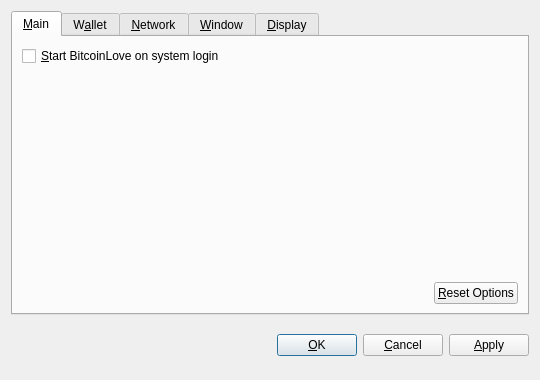
<?xml version="1.0" encoding="UTF-8"?>
<ui version="4.0">
 <class>OptionsDialog</class>
 <widget class="QDialog" name="OptionsDialog">
  <property name="geometry">
   <rect>
    <x>0</x>
    <y>0</y>
    <width>540</width>
    <height>380</height>
   </rect>
  </property>
  <property name="windowTitle">
   <string>Options</string>
  </property>
  <property name="modal">
   <bool>true</bool>
  </property>
  <layout class="QVBoxLayout" name="verticalLayout">
   <item>
    <widget class="QTabWidget" name="tabWidget">
     <property name="tabPosition">
      <enum>QTabWidget::North</enum>
     </property>
     <property name="currentIndex">
      <number>0</number>
     </property>
     <widget class="QWidget" name="tabMain">
      <attribute name="title">
       <string>&amp;Main</string>
      </attribute>
      <layout class="QVBoxLayout" name="verticalLayout_Main">
       <item>
        <widget class="QCheckBox" name="bitcoinAtStartup">
         <property name="toolTip">
          <string>Automatically start BitcoinLove after logging in to the system.</string>
         </property>
         <property name="text">
          <string>&amp;Start BitcoinLove on system login</string>
         </property>
        </widget>
       </item>
       <item>
        <spacer name="verticalSpacer_Main">
         <property name="orientation">
          <enum>Qt::Vertical</enum>
         </property>
         <property name="sizeHint" stdset="0">
          <size>
           <width>20</width>
           <height>40</height>
          </size>
         </property>
        </spacer>
       </item>
       <item>
        <layout class="QHBoxLayout" name="horizontalLayout_2_Main">
         <item>
          <spacer name="horizontalSpacer_2_Main">
           <property name="orientation">
            <enum>Qt::Horizontal</enum>
           </property>
           <property name="sizeHint" stdset="0">
            <size>
             <width>40</width>
             <height>20</height>
            </size>
           </property>
          </spacer>
         </item>
         <item>
          <widget class="QPushButton" name="resetButton">
           <property name="toolTip">
            <string>Reset all client options to default.</string>
           </property>
           <property name="text">
            <string>&amp;Reset Options</string>
           </property>
           <property name="autoDefault">
            <bool>false</bool>
           </property>
          </widget>
         </item>
        </layout>
       </item>
      </layout>
     </widget>
     <widget class="QWidget" name="tabWallet">
      <attribute name="title">
       <string>W&amp;allet</string>
      </attribute>
      <layout class="QVBoxLayout" name="verticalLayout_Network">
       <item>
        <widget class="QLabel" name="transactionFeeInfoLabel">
         <property name="text">
          <string>Optional transaction fee per kB that helps make sure your transactions are processed quickly. Most transactions are 1 kB.</string>
         </property>
         <property name="textFormat">
          <enum>Qt::PlainText</enum>
         </property>
         <property name="wordWrap">
          <bool>true</bool>
         </property>
        </widget>
       </item>
       <item>
        <layout class="QHBoxLayout" name="horizontalLayout_1_Main">
         <item>
          <widget class="QLabel" name="transactionFeeLabel">
           <property name="text">
            <string>Pay transaction &amp;fee</string>
           </property>
           <property name="textFormat">
            <enum>Qt::PlainText</enum>
           </property>
           <property name="buddy">
            <cstring>transactionFee</cstring>
           </property>
          </widget>
         </item>
         <item>
          <widget class="BitcoinAmountField" name="transactionFee"/>
         </item>
         <item>
          <spacer name="horizontalSpacer_1_Main">
           <property name="orientation">
            <enum>Qt::Horizontal</enum>
           </property>
           <property name="sizeHint" stdset="0">
            <size>
             <width>40</width>
             <height>20</height>
            </size>
           </property>
          </spacer>
         </item>
        </layout>
       </item>
       <item>
        <widget class="QLabel" name="label">
         <property name="text">
          <string>If you disable the spending of unconfirmed change, the change from a transaction cannot be used until that transaction has at least one confirmation. This also affects how your balance is computed.</string>
         </property>
         <property name="wordWrap">
          <bool>true</bool>
         </property>
        </widget>
       </item>
       <item>
        <widget class="QCheckBox" name="spendZeroConfChange">
         <property name="text">
          <string>Spend unconfirmed change  (experts only)</string>
         </property>
        </widget>
       </item>
       <item>
        <spacer name="verticalSpacer">
         <property name="orientation">
          <enum>Qt::Vertical</enum>
         </property>
         <property name="sizeHint" stdset="0">
          <size>
           <width>20</width>
           <height>40</height>
          </size>
         </property>
        </spacer>
       </item>
      </layout>
     </widget>
     <widget class="QWidget" name="tabNetwork">
      <attribute name="title">
       <string>&amp;Network</string>
      </attribute>
      <layout class="QVBoxLayout" name="verticalLayout_Network">
       <item>
        <widget class="QCheckBox" name="mapPortUpnp">
         <property name="toolTip">
          <string>Automatically open the BitcoinLove client port on the router. This only works when your router supports UPnP and it is enabled.</string>
         </property>
         <property name="text">
          <string>Map port using &amp;UPnP</string>
         </property>
        </widget>
       </item>
       <item>
        <widget class="QCheckBox" name="connectSocks">
         <property name="toolTip">
          <string>Connect to the BitcoinLove network through a SOCKS proxy (e.g. when connecting through Tor).</string>
         </property>
         <property name="text">
          <string>&amp;Connect through SOCKS proxy:</string>
         </property>
        </widget>
       </item>
       <item>
        <layout class="QHBoxLayout" name="horizontalLayout_Network">
         <item>
          <widget class="QLabel" name="proxyIpLabel">
           <property name="text">
            <string>Proxy &amp;IP:</string>
           </property>
           <property name="textFormat">
            <enum>Qt::PlainText</enum>
           </property>
           <property name="buddy">
            <cstring>proxyIp</cstring>
           </property>
          </widget>
         </item>
         <item>
          <widget class="QValidatedLineEdit" name="proxyIp">
           <property name="maximumSize">
            <size>
             <width>140</width>
             <height>16777215</height>
            </size>
           </property>
           <property name="toolTip">
            <string>IP address of the proxy (e.g. 127.0.0.1)</string>
           </property>
          </widget>
         </item>
         <item>
          <widget class="QLabel" name="proxyPortLabel">
           <property name="text">
            <string>&amp;Port:</string>
           </property>
           <property name="textFormat">
            <enum>Qt::PlainText</enum>
           </property>
           <property name="buddy">
            <cstring>proxyPort</cstring>
           </property>
          </widget>
         </item>
         <item>
          <widget class="QLineEdit" name="proxyPort">
           <property name="maximumSize">
            <size>
             <width>55</width>
             <height>16777215</height>
            </size>
           </property>
           <property name="toolTip">
            <string>Port of the proxy (e.g. 9050)</string>
           </property>
          </widget>
         </item>
         <item>
          <widget class="QLabel" name="socksVersionLabel">
           <property name="text">
            <string>SOCKS &amp;Version:</string>
           </property>
           <property name="textFormat">
            <enum>Qt::PlainText</enum>
           </property>
           <property name="buddy">
            <cstring>socksVersion</cstring>
           </property>
          </widget>
         </item>
         <item>
          <widget class="QValueComboBox" name="socksVersion">
           <property name="toolTip">
            <string>SOCKS version of the proxy (e.g. 5)</string>
           </property>
          </widget>
         </item>
         <item>
          <spacer name="horizontalSpacer_Network">
           <property name="orientation">
            <enum>Qt::Horizontal</enum>
           </property>
           <property name="sizeHint" stdset="0">
            <size>
             <width>40</width>
             <height>20</height>
            </size>
           </property>
          </spacer>
         </item>
        </layout>
       </item>
       <item>
        <spacer name="verticalSpacer_Network">
         <property name="orientation">
          <enum>Qt::Vertical</enum>
         </property>
         <property name="sizeHint" stdset="0">
          <size>
           <width>20</width>
           <height>40</height>
          </size>
         </property>
        </spacer>
       </item>
      </layout>
     </widget>
     <widget class="QWidget" name="tabWindow">
      <attribute name="title">
       <string>&amp;Window</string>
      </attribute>
      <layout class="QVBoxLayout" name="verticalLayout_Window">
       <item>
        <widget class="QCheckBox" name="minimizeToTray">
         <property name="toolTip">
          <string>Show only a tray icon after minimizing the window.</string>
         </property>
         <property name="text">
          <string>&amp;Minimize to the tray instead of the taskbar</string>
         </property>
        </widget>
       </item>
       <item>
        <widget class="QCheckBox" name="minimizeOnClose">
         <property name="toolTip">
          <string>Minimize instead of exit the application when the window is closed. When this option is enabled, the application will be closed only after selecting Quit in the menu.</string>
         </property>
         <property name="text">
          <string>M&amp;inimize on close</string>
         </property>
        </widget>
       </item>
       <item>
        <spacer name="verticalSpacer_Window">
         <property name="orientation">
          <enum>Qt::Vertical</enum>
         </property>
         <property name="sizeHint" stdset="0">
          <size>
           <width>20</width>
           <height>40</height>
          </size>
         </property>
        </spacer>
       </item>
      </layout>
     </widget>
     <widget class="QWidget" name="tabDisplay">
      <attribute name="title">
       <string>&amp;Display</string>
      </attribute>
      <layout class="QVBoxLayout" name="verticalLayout_Display">
       <item>
        <layout class="QHBoxLayout" name="horizontalLayout_1_Display">
         <item>
          <widget class="QLabel" name="langLabel">
           <property name="text">
            <string>User Interface &amp;language:</string>
           </property>
           <property name="textFormat">
            <enum>Qt::PlainText</enum>
           </property>
           <property name="buddy">
            <cstring>lang</cstring>
           </property>
          </widget>
         </item>
         <item>
          <widget class="QValueComboBox" name="lang">
           <property name="toolTip">
            <string>The user interface language can be set here. This setting will take effect after restarting BitcoinLove.</string>
           </property>
          </widget>
         </item>
        </layout>
       </item>
       <item>
        <layout class="QHBoxLayout" name="horizontalLayout_2_Display">
         <item>
          <widget class="QLabel" name="unitLabel">
           <property name="text">
            <string>&amp;Unit to show amounts in:</string>
           </property>
           <property name="textFormat">
            <enum>Qt::PlainText</enum>
           </property>
           <property name="buddy">
            <cstring>unit</cstring>
           </property>
          </widget>
         </item>
         <item>
          <widget class="QValueComboBox" name="unit">
           <property name="toolTip">
            <string>Choose the default subdivision unit to show in the interface and when sending coins.</string>
           </property>
          </widget>
         </item>
        </layout>
       </item>
       <item>
        <widget class="QCheckBox" name="displayAddresses">
         <property name="toolTip">
          <string>Whether to show BitcoinLove addresses in the transaction list or not.</string>
         </property>
         <property name="text">
          <string>&amp;Display addresses in transaction list</string>
         </property>
        </widget>
       </item>
       <item>
        <widget class="QCheckBox" name="coinControlFeatures">
         <property name="toolTip">
          <string>Whether to show coin control features or not.</string>
         </property>
         <property name="text">
          <string>Display coin &amp;control features (experts only!)</string>
         </property>
        </widget>
       </item>
       <item>
        <spacer name="verticalSpacer_Display">
         <property name="orientation">
          <enum>Qt::Vertical</enum>
         </property>
         <property name="sizeHint" stdset="0">
          <size>
           <width>20</width>
           <height>40</height>
          </size>
         </property>
        </spacer>
       </item>
      </layout>
     </widget>
    </widget>
   </item>
   <item>
    <layout class="QHBoxLayout" name="horizontalLayout_Buttons">
     <item>
      <spacer name="horizontalSpacer_1">
       <property name="orientation">
        <enum>Qt::Horizontal</enum>
       </property>
       <property name="sizeHint" stdset="0">
        <size>
         <width>40</width>
         <height>48</height>
        </size>
       </property>
      </spacer>
     </item>
     <item>
      <widget class="QLabel" name="statusLabel">
       <property name="font">
        <font>
         <weight>75</weight>
         <bold>true</bold>
        </font>
       </property>
       <property name="text">
        <string/>
       </property>
       <property name="textFormat">
        <enum>Qt::PlainText</enum>
       </property>
       <property name="wordWrap">
        <bool>true</bool>
       </property>
      </widget>
     </item>
     <item>
      <spacer name="horizontalSpacer_2">
       <property name="orientation">
        <enum>Qt::Horizontal</enum>
       </property>
       <property name="sizeHint" stdset="0">
        <size>
         <width>40</width>
         <height>48</height>
        </size>
       </property>
      </spacer>
     </item>
     <item>
      <widget class="QPushButton" name="okButton">
       <property name="text">
        <string>&amp;OK</string>
       </property>
      </widget>
     </item>
     <item>
      <widget class="QPushButton" name="cancelButton">
       <property name="text">
        <string>&amp;Cancel</string>
       </property>
       <property name="autoDefault">
        <bool>false</bool>
       </property>
      </widget>
     </item>
     <item>
      <widget class="QPushButton" name="applyButton">
       <property name="text">
        <string>&amp;Apply</string>
       </property>
       <property name="autoDefault">
        <bool>false</bool>
       </property>
      </widget>
     </item>
    </layout>
   </item>
  </layout>
 </widget>
 <customwidgets>
  <customwidget>
   <class>BitcoinAmountField</class>
   <extends>QSpinBox</extends>
   <header>bitcoinamountfield.h</header>
  </customwidget>
  <customwidget>
   <class>QValueComboBox</class>
   <extends>QComboBox</extends>
   <header>qvaluecombobox.h</header>
  </customwidget>
  <customwidget>
   <class>QValidatedLineEdit</class>
   <extends>QLineEdit</extends>
   <header>qvalidatedlineedit.h</header>
  </customwidget>
 </customwidgets>
 <resources/>
 <connections/>
</ui>
